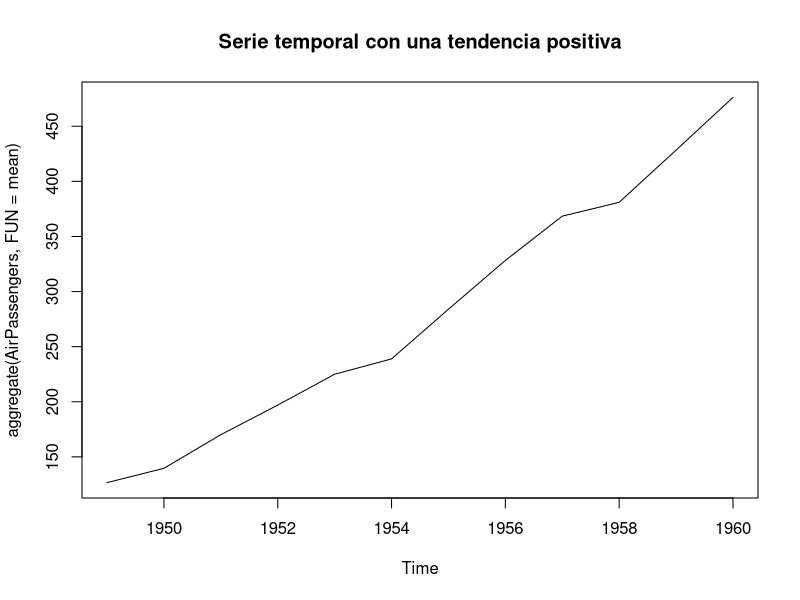
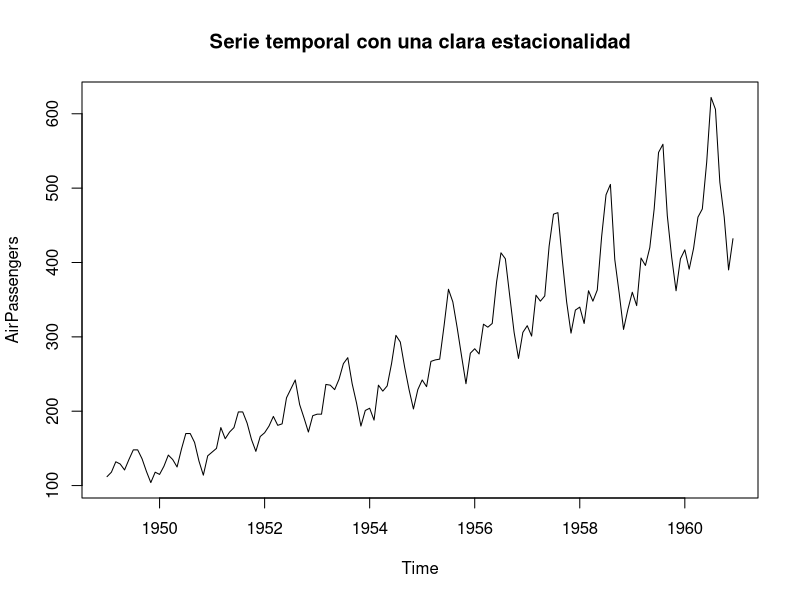
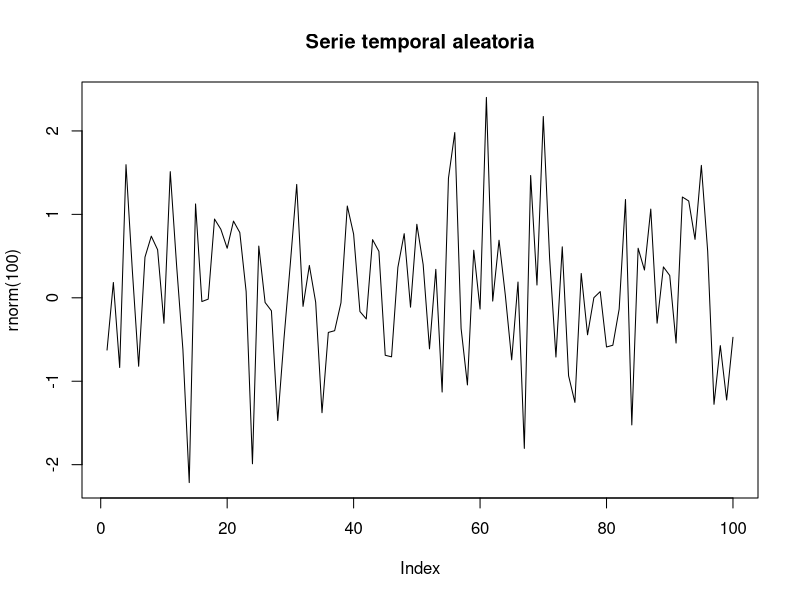
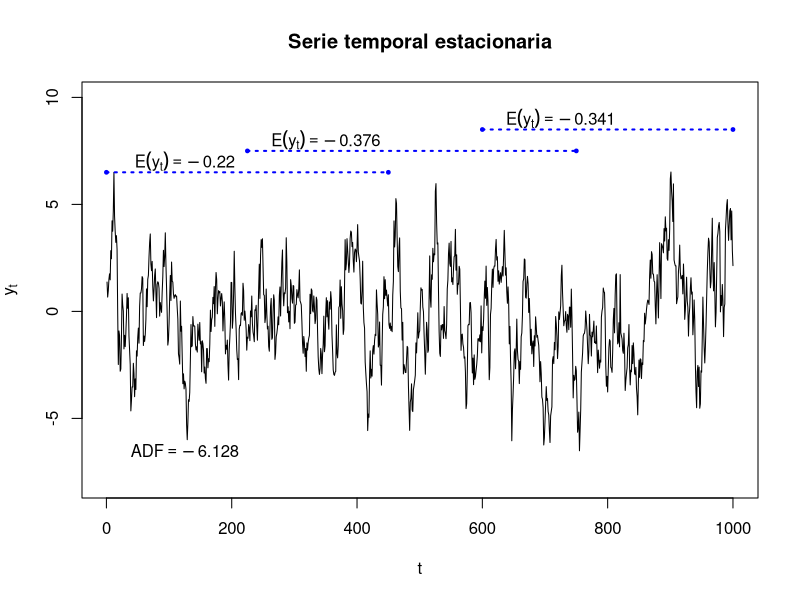
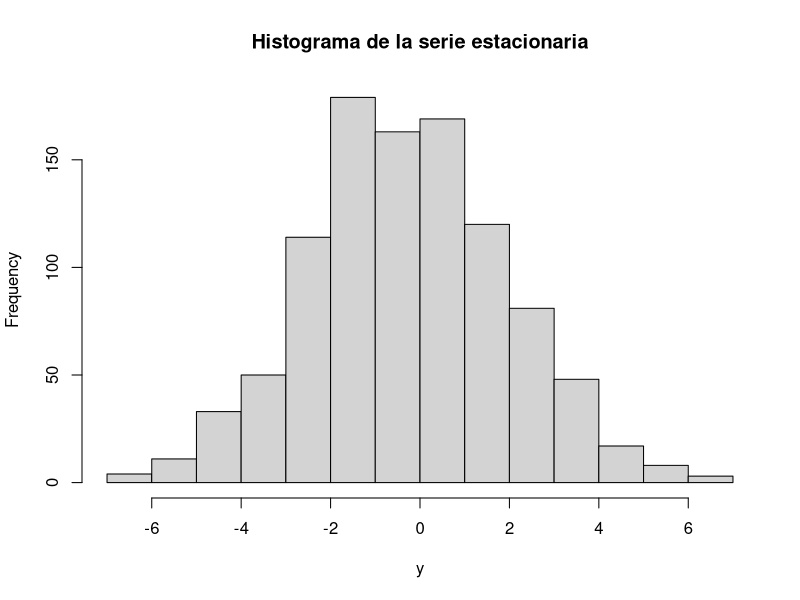
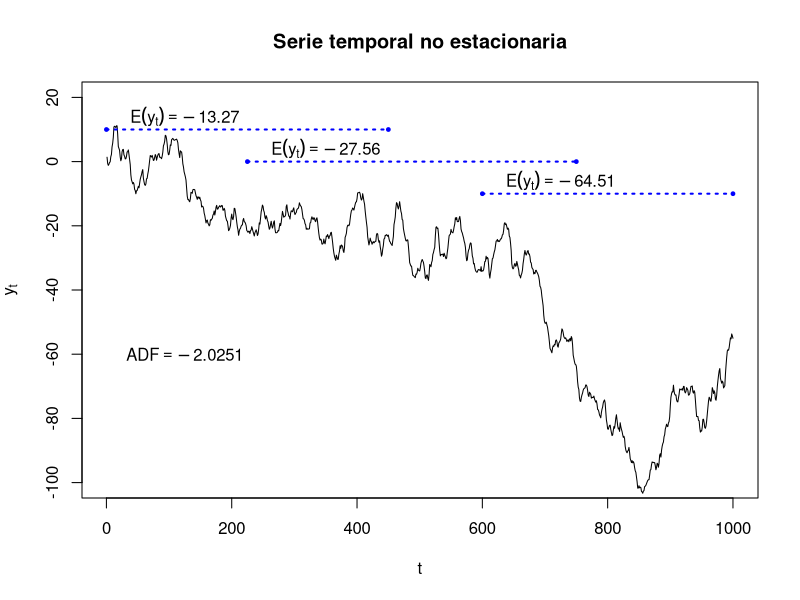
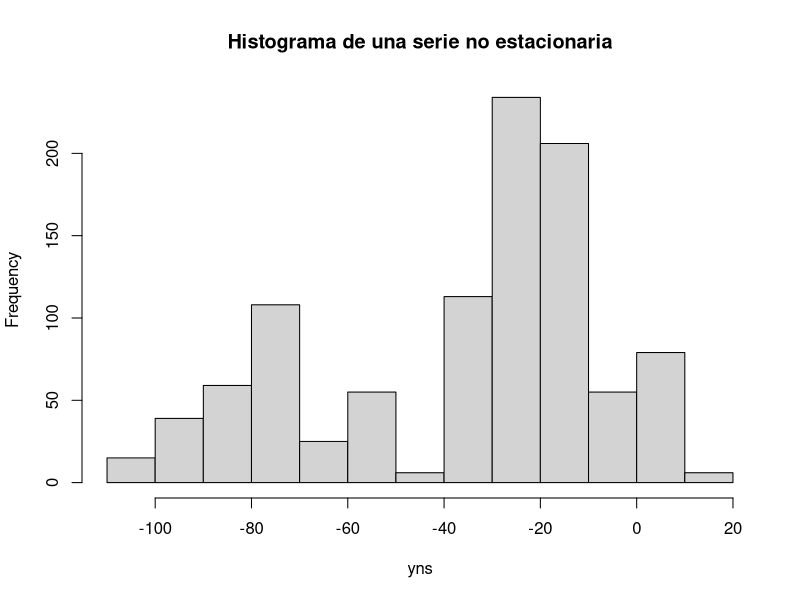

Write R code to recreate these figures, in order.
## ---- chunk 1
knitr::opts_chunk$set(echo = TRUE)
## ---- chunk 2
data(AirPassengers)
plot(aggregate(AirPassengers,FUN=mean), main="Serie temporal con una tendencia positiva")
## ---- chunk 3
plot(AirPassengers, main="Serie temporal con una clara estacionalidad")
## ---- chunk 4
set.seed(1)
plot(rnorm(100),type="l", main = "Serie temporal aleatoria")
## ---- chunk 5
set.seed(42)
y<- w<- rnorm(1000)
for (t in 2:1000) {
	y[t]<- 0.9*y[t-1]+w[t]
	}
xy.mat<- cbind(c(0,450,225,750,600,1000),c(6.5,6.5,7.5,7.5,8.5,8.5))
##Plot the series, with annotations for means and the Dicky-Fuller Test##
plot(1:length(y),y,xlab="t",ylab=expression(y[t]),type="l",ylim=c(-8,10),main="Serie temporal estacionaria")
points(xy.mat,pch=20,col="blue",cex=0.75)
for(i in c(1,3,5)) {segments(x0=xy.mat[i,1],y0=xy.mat[i,2],x1=xy.mat[i+1],lty=3,col="blue",lwd=2)}
text(125,7,labels=expression(E(y[t])==-0.220))
text(350,8,labels=expression(E(y[t])==-0.376))
text(725,9,labels=expression(E(y[t])==-0.341))
text(125,-6.5,labels=expression(ADF == -6.128));
## ---- chunk 6
hist(y, main = "Histograma de la serie estacionaria")
## ---- chunk 7
set.seed(42)
yns<- wns<- rnorm(1000)
for (t in 3:1000) {
	yns[t]<-1.5*yns[t-1]-0.5*yns[t-2]+wns[t]
	}
plot(1:length(yns),yns,xlab="t",ylab=expression(y[t]),type="l",ylim=c(-100,20),main="Serie temporal no estacionaria")
xyns.mat<- cbind(c(0,450,225,750,600,1000),c(10,10,0,0,-10,-10))
points(xyns.mat,pch=20,col="blue",cex=0.75)
for(i in c(1,3,5)) {segments(x0=xyns.mat[i,1],y0=xyns.mat[i,2],x1=xyns.mat[i+1],lty=3,col="blue",lwd=2)}
text(125,14,labels=expression(E(y[t])==-13.27))
text(350,4,labels=expression(E(y[t])==-27.56))
text(725,-6,labels=expression(E(y[t])==-64.51))
text(125,-60,labels=expression(ADF == -2.0251));
## ---- chunk 8
hist(yns, main = "Histograma de una serie no estacionaria", breaks = 10)
